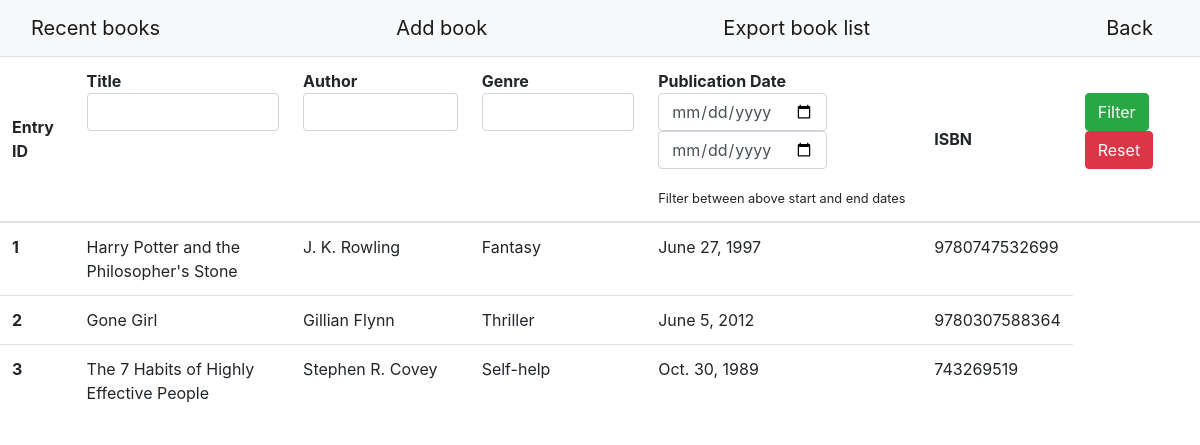
/books/, run on an earlier commit of the app's database.
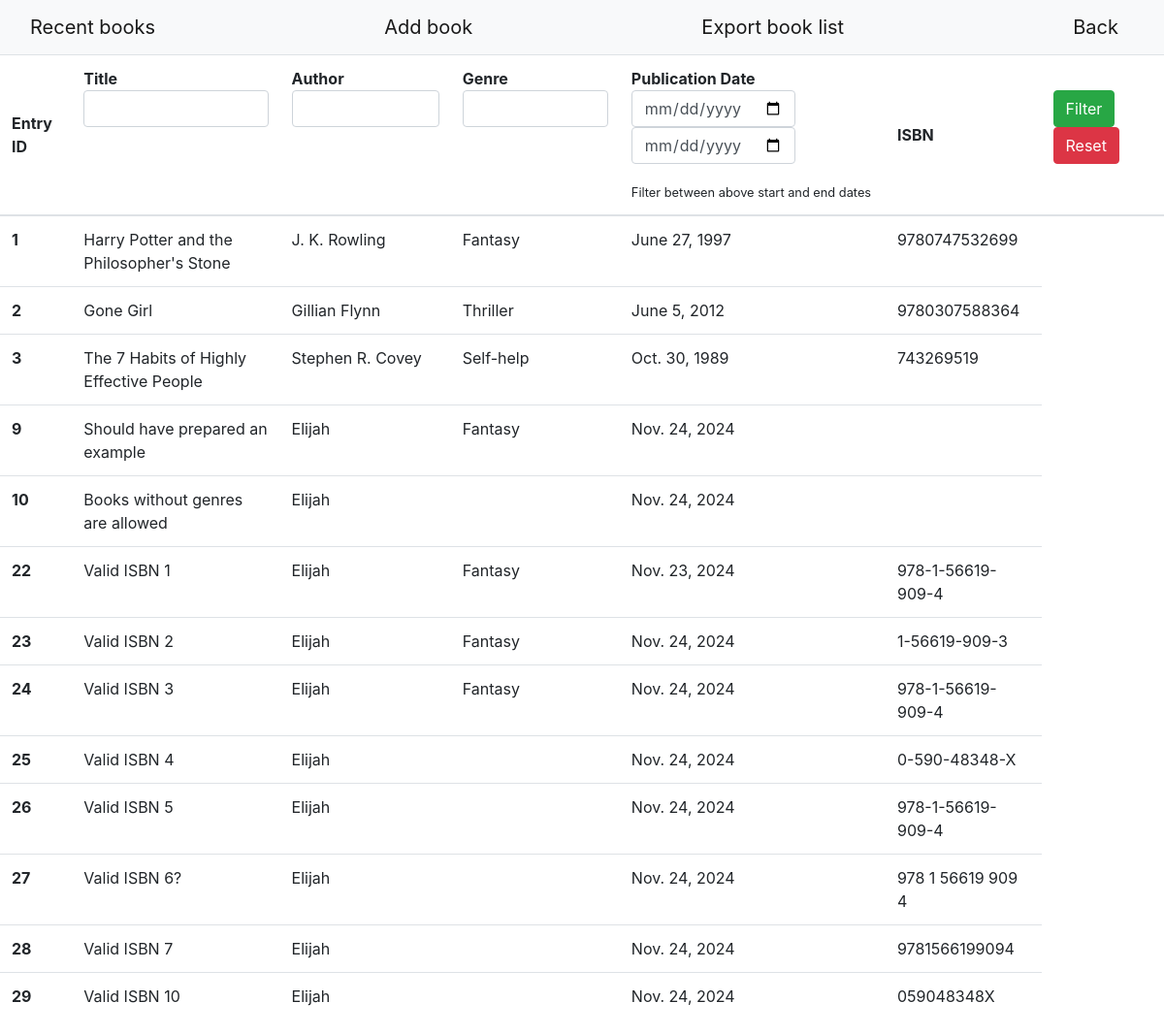
And on a later commit of the database.
### Books/models.py (models this page shows, shortened)
class Book(models.Model):
	entry_id = models.AutoField(primary_key=True)
	title = models.CharField(max_length=100)
	author = models.CharField(max_length=100)
	genre = models.CharField(max_length=50)
	pub_date = models.DateField()
	isbn = models.CharField(max_length=17)

### Books/views.py (the view, shortened to what this page needs)
# urls.py: path("books/", Books.views.all_books, name="all_books"),
def all_books(request):
	filtered_books = cache.get("filtered_books")
	if not filtered_books:
		filtered_books = Book.objects.all()
		cache.set("filtered_books", filtered_books)
	if request.method == "GET":
		books = Book.objects.all()
		context = {"all_books": books}
		cache.set("filtered_books", books)
		return render(request, "all_books.html", context)

### BookInventory/templates/all_books.html (shortened to what this page needs)
<!DOCTYPE html>
<html lang="en">
<head>
	{% load static %}
	<link rel="stylesheet" href="https://maxcdn.bootstrapcdn.com/bootstrap/4.5.2/css/bootstrap.min.css">
</head>
<body>
	<nav class="navbar navbar-light bg-light">
		<div class="container-fluid">
			<div class="navbar-header">
				<a class="navbar-brand" href="{% url 'home' %}">Recent books</a>
			</div>
			<div class="nav-item">
				<a class="navbar-brand" href="{% url 'new_book' %}">Add book</a>
			</div>
			<div class="nav-item">
				<a class="navbar-brand" href="{% url 'download_books' %}">Export book list</a>
			</div>
			<div class="nav navbar-nav navbar-right">
				<a class="navbar-brand" href="{% url 'home' %}">Back</a>
			</div>
		</div>
	</nav>
	<form action="" method="post">
		<table class="table" id="table">
			<thead>
				<tr>
					<th scope="col" class="align-middle">
						Entry ID
					</th>
					<th scope="col" class="align-top">
						Title
						<input type="text" class="form-control" name="title_filter" value="{{ filter_data.title }}">
					</th>
					<th scope="col" class="align-top">
						Author
						<input type="text" class="form-control" name="author_filter" value="{{ filter_data.author }}">
					</th>
					<th scope="col" class="align-top">
						Genre
						<input type="text" class="form-control" name="genre_filter" value="{{ filter_data.genre }}">
					</th>
					<th scope="col" class="align-top">
						Publication Date
						<ul class="list-inline">
							<li class="list-inline-item">
							<input type="date" class="form-control" name="start_date" value="{{ filter_data.start_date }}">
							</li>
							<li class="list-inline-item">
							<input type="date" class="form-control" name="end_date" value="{{ filter_data.end_date }}">
							</li>
						</ul>
						<small>Filter between above start and end dates</small>
					</th>
					<th scope="col" data-field="isbn" class="align-middle">
						ISBN
					</th>
					<th class="align-top">
						<ul class="list-inline">
							<li class="list-inline-item">
								<button class="btn btn-primary btn-success" type="submit" name="submit">Filter</button>
							</li>
							<li class="list-inline-item">
								<a class="btn btn-primary btn-danger" href="{% url 'all_books' %}">Reset</a>
							</li>
						</ul>
					</th>
				</tr>
			</thead>
			<tbody>
				{% if all_books %}
				{% for book in all_books %}
				<tr>
					<th scope="row">{{ book.entry_id }}</th>
					<td>{{ book.title }}</td>
					<td>{{ book.author }}</td>
					<td>{{ book.genre }}</td>
					<td>{{ book.pub_date }}</td>
					<td>{{ book.isbn }}</td>
				</tr>
				{% endfor %}
				{% else %}
				<div style="margin-left: 8.333333%"><p>No books are available.</p></div>
				{% endif %}
			</tbody>
		</table>
	</form>
</body>

What changed in the data, as far as the page shows it:
added Book: entry_id "9", title "Should have prepared an example", author "Elijah", genre "Fantasy", pub_date "Nov. 24, 2024"
added Book: entry_id "10", title "Books without genres are allowed", author "Elijah", pub_date "Nov. 24, 2024"
added Book: entry_id "22", title "Valid ISBN 1", author "Elijah", genre "Fantasy", pub_date "Nov. 23, 2024", isbn "978-1-56619-909-4"
added Book: entry_id "23", title "Valid ISBN 2", author "Elijah", genre "Fantasy", pub_date "Nov. 24, 2024", isbn "1-56619-909-3"
added Book: entry_id "24", title "Valid ISBN 3", author "Elijah", genre "Fantasy", pub_date "Nov. 24, 2024", isbn "978-1-56619-909-4"
added Book: entry_id "25", title "Valid ISBN 4", author "Elijah", pub_date "Nov. 24, 2024", isbn "0-590-48348-X"
added Book: entry_id "26", title "Valid ISBN 5", author "Elijah", pub_date "Nov. 24, 2024", isbn "978-1-56619-909-4"
added Book: entry_id "27", title "Valid ISBN 6?", author "Elijah", pub_date "Nov. 24, 2024", isbn "978 1 56619 909 4"
added Book: entry_id "28", title "Valid ISBN 7", author "Elijah", pub_date "Nov. 24, 2024", isbn "9781566199094"
added Book: entry_id "29", title "Valid ISBN 10", author "Elijah", pub_date "Nov. 24, 2024", isbn "059048348X"
